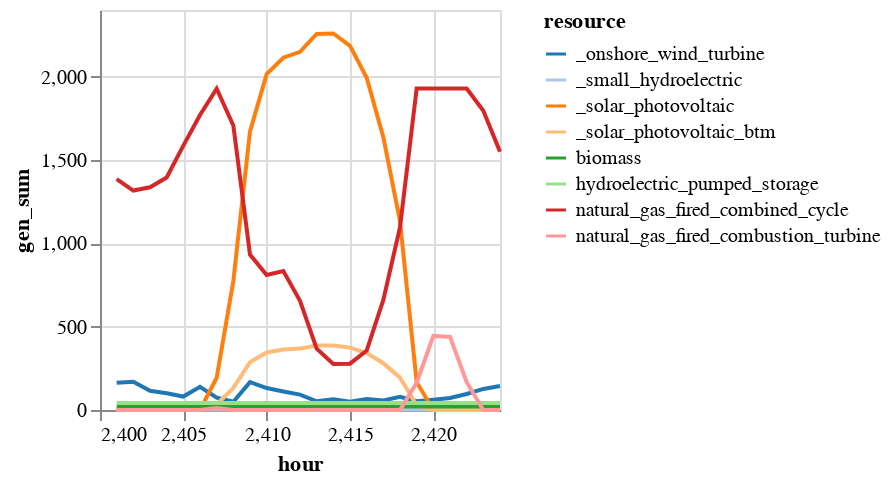

Notebook cell for this chart:
### Markdown cell above
**Plot charts**

We use the [VegaLite](https://www.queryverse.org/VegaLite.jl/stable/) library to make some fancier plots.

We also introduce the pipe operator `|>`, a helpful syntax that "pipes" the data on the left into the first argument of the function on the right. (Some more examples are [here](https://syl1.gitbook.io/julia-language-a-concise-tutorial/useful-packages/pipe).)

### Code cell
sol_gen_btm |>
@vlplot(:line, 
    x=:hour, y=:gen_sum, 
    color={"resource:n", scale={scheme="category20"}})

### Figure 1 — Vega specification as saved in the notebook (floating-point values rounded to 4 significant figures; data arrays with more than 128 entries replaced by an {"elided": "..."} marker saying what was removed)
{"$schema": "https://vega.github.io/schema/vega/v5.json", "axes": [{"aria": false, "domain": false, "grid": true, "gridScale": "y", "labels": false, "maxExtent": 0, "minExtent": 0, "orient": "bottom", "scale": "x", "tickCount": {"signal": "ceil(width/40)"}, "ticks": false, "zindex": 0}, {"aria": false, "domain": false, "grid": true, "gridScale": "x", "labels": false, "maxExtent": 0, "minExtent": 0, "orient": "left", "scale": "y", "tickCount": {"signal": "ceil(height/40)"}, "ticks": false, "zindex": 0}, {"grid": false, "labelFlush": true, "labelOverlap": true, "orient": "bottom", "scale": "x", "tickCount": {"signal": "ceil(width/40)"}, "title": "hour", "zindex": 0}, {"grid": false, "labelOverlap": true, "orient": "left", "scale": "y", "tickCount": {"signal": "ceil(height/40)"}, "title": "gen_sum", "zindex": 0}], "background": "white", "data": [{"name": "source_0", "values": {"elided": "192 records"}}, {"name": "data_0", "source": "source_0", "transform": [{"as": "hour", "expr": "toNumber(datum[\"hour\"])", "type": "formula"}]}], "height": 200, "legends": [{"stroke": "color", "symbolType": "stroke", "title": "resource"}], "marks": [{"encode": {"update": {"height": {"field": {"group": "height"}}, "width": {"field": {"group": "width"}}}}, "from": {"facet": {"data": "data_0", "groupby": ["resource"], "name": "faceted_path_main"}}, "marks": [{"encode": {"update": {"defined": {"signal": "isValid(datum[\"hour\"]) && isFinite(+datum[\"hour\"]) && isValid(datum[\"gen_sum\"]) && isFinite(+datum[\"gen_sum\"])"}, "description": {"signal": "\"hour: \" + (format(datum[\"hour\"], \"\")) + \"; gen_sum: \" + (format(datum[\"gen_sum\"], \"\")) + \"; resource: \" + (isValid(datum[\"resource\"]) ? datum[\"resource\"] : \"\"+datum[\"resource\"])"}, "stroke": {"field": "resource", "scale": "color"}, "x": {"field": "hour", "scale": "x"}, "y": {"field": "gen_sum", "scale": "y"}}}, "from": {"data": "faceted_path_main"}, "name": "marks", "sort": {"field": "datum[\"hour\"]"}, "style": ["line"], "type": "line"}], "name": "pathgroup", "type": "group"}], "padding": 5, "scales": [{"domain": {"data": "data_0", "field": "hour"}, "name": "x", "nice": true, "range": [0, {"signal": "width"}], "type": "linear", "zero": false}, {"domain": {"data": "data_0", "field": "gen_sum"}, "name": "y", "nice": true, "range": [{"signal": "height"}, 0], "type": "linear", "zero": true}, {"domain": {"data": "data_0", "field": "resource", "sort": true}, "name": "color", "range": {"scheme": "category20"}, "type": "ordinal"}], "style": "cell", "width": 200}
